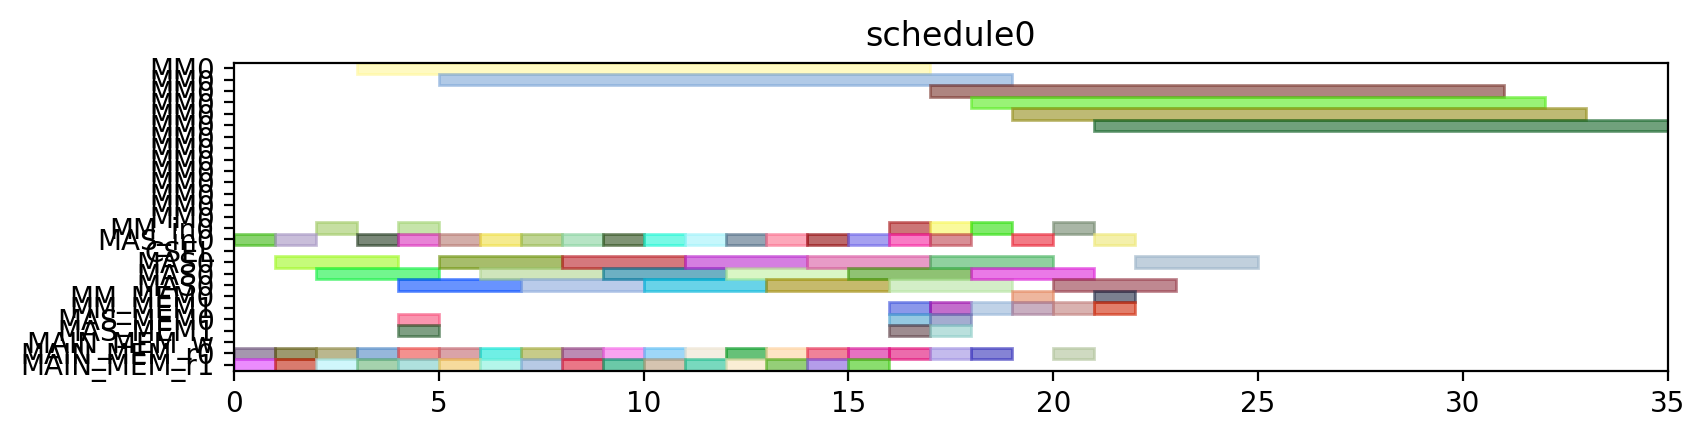

Here is the Python script that generated this plot:
from pyschedule import Scenario, solvers, plotters, alt


def solve():
	horizon = 120
	S = Scenario("schedule0", horizon=horizon)

	# resource
	MM = S.Resources('MM', num=1, size=14)
	MM_in = S.Resources('MM_in', num=1)
	MAS_in = S.Resources('MAS_in', num=1)
	CSEL = S.Resource('CSEL')
	MAS = S.Resources('MAS', num=1, size=3, periods=range(1, horizon))
	MM_MEM = S.Resources('MM_MEM', num=2)
	MAS_MEM = S.Resources('MAS_MEM', num=2)
	MAIN_MEM_w = S.Resource('MAIN_MEM_w', size=1)
	MAIN_MEM_r = S.Resources('MAIN_MEM_r', num=2)

	# result of previous scheduling

	# new tasks
	c_qinv_denom_inv0 = S.Task('c_qinv_denom_inv0', length=14, delay_cost=1)
	c_qinv_denom_inv0 += alt(MM)
	c_qinv_denom_inv0_in = S.Task('c_qinv_denom_inv0_in', length=1, delay_cost=1)
	c_qinv_denom_inv0_in += alt(MM_in)
	S += c_qinv_denom_inv0_in*MM_in[0]<=c_qinv_denom_inv0*MM[0]
	c_qinv_denom_inv0_mem0 = S.Task('c_qinv_denom_inv0_mem0', length=1, delay_cost=1)
	c_qinv_denom_inv0_mem0 += MAIN_MEM_r[0]
	S += c_qinv_denom_inv0_mem0 <= c_qinv_denom_inv0

	c_qinv_denom_inv0_mem1 = S.Task('c_qinv_denom_inv0_mem1', length=1, delay_cost=1)
	c_qinv_denom_inv0_mem1 += MAIN_MEM_r[1]
	S += c_qinv_denom_inv0_mem1 <= c_qinv_denom_inv0

	c_qinv_denom_inv1_ = S.Task('c_qinv_denom_inv1_', length=14, delay_cost=1)
	c_qinv_denom_inv1_ += alt(MM)
	c_qinv_denom_inv1__in = S.Task('c_qinv_denom_inv1__in', length=1, delay_cost=1)
	c_qinv_denom_inv1__in += alt(MM_in)
	S += c_qinv_denom_inv1__in*MM_in[0]<=c_qinv_denom_inv1_*MM[0]
	c_qinv_denom_inv1__mem0 = S.Task('c_qinv_denom_inv1__mem0', length=1, delay_cost=1)
	c_qinv_denom_inv1__mem0 += MAIN_MEM_r[0]
	S += c_qinv_denom_inv1__mem0 <= c_qinv_denom_inv1_

	c_qinv_denom_inv1__mem1 = S.Task('c_qinv_denom_inv1__mem1', length=1, delay_cost=1)
	c_qinv_denom_inv1__mem1 += MAIN_MEM_r[1]
	S += c_qinv_denom_inv1__mem1 <= c_qinv_denom_inv1_

	c_qinv0_t2 = S.Task('c_qinv0_t2', length=3, delay_cost=1)
	c_qinv0_t2 += alt(MAS)
	c_qinv0_t2_in = S.Task('c_qinv0_t2_in', length=1, delay_cost=1)
	c_qinv0_t2_in += alt(MAS_in)
	S += c_qinv0_t2_in*MAS_in[0]<=c_qinv0_t2*MAS[0]

	c_qinv0_t2_mem0 = S.Task('c_qinv0_t2_mem0', length=1, delay_cost=1)
	c_qinv0_t2_mem0 += MAIN_MEM_r[0]
	S += c_qinv0_t2_mem0 <= c_qinv0_t2

	c_qinv0_t2_mem1 = S.Task('c_qinv0_t2_mem1', length=1, delay_cost=1)
	c_qinv0_t2_mem1 += MAIN_MEM_r[1]
	S += c_qinv0_t2_mem1 <= c_qinv0_t2

	c_qinv1__t2 = S.Task('c_qinv1__t2', length=3, delay_cost=1)
	c_qinv1__t2 += alt(MAS)
	c_qinv1__t2_in = S.Task('c_qinv1__t2_in', length=1, delay_cost=1)
	c_qinv1__t2_in += alt(MAS_in)
	S += c_qinv1__t2_in*MAS_in[0]<=c_qinv1__t2*MAS[0]

	c_qinv1__t2_mem0 = S.Task('c_qinv1__t2_mem0', length=1, delay_cost=1)
	c_qinv1__t2_mem0 += MAIN_MEM_r[0]
	S += c_qinv1__t2_mem0 <= c_qinv1__t2

	c_qinv1__t2_mem1 = S.Task('c_qinv1__t2_mem1', length=1, delay_cost=1)
	c_qinv1__t2_mem1 += MAIN_MEM_r[1]
	S += c_qinv1__t2_mem1 <= c_qinv1__t2

	c0_t0_t2 = S.Task('c0_t0_t2', length=3, delay_cost=1)
	c0_t0_t2 += alt(MAS)
	c0_t0_t2_in = S.Task('c0_t0_t2_in', length=1, delay_cost=1)
	c0_t0_t2_in += alt(MAS_in)
	S += c0_t0_t2_in*MAS_in[0]<=c0_t0_t2*MAS[0]

	c0_t0_t2_mem0 = S.Task('c0_t0_t2_mem0', length=1, delay_cost=1)
	c0_t0_t2_mem0 += MAIN_MEM_r[0]
	S += c0_t0_t2_mem0 <= c0_t0_t2

	c0_t0_t2_mem1 = S.Task('c0_t0_t2_mem1', length=1, delay_cost=1)
	c0_t0_t2_mem1 += MAIN_MEM_r[1]
	S += c0_t0_t2_mem1 <= c0_t0_t2

	c0_t1_t2 = S.Task('c0_t1_t2', length=3, delay_cost=1)
	c0_t1_t2 += alt(MAS)
	c0_t1_t2_in = S.Task('c0_t1_t2_in', length=1, delay_cost=1)
	c0_t1_t2_in += alt(MAS_in)
	S += c0_t1_t2_in*MAS_in[0]<=c0_t1_t2*MAS[0]

	c0_t1_t2_mem0 = S.Task('c0_t1_t2_mem0', length=1, delay_cost=1)
	c0_t1_t2_mem0 += MAIN_MEM_r[0]
	S += c0_t1_t2_mem0 <= c0_t1_t2

	c0_t1_t2_mem1 = S.Task('c0_t1_t2_mem1', length=1, delay_cost=1)
	c0_t1_t2_mem1 += MAIN_MEM_r[1]
	S += c0_t1_t2_mem1 <= c0_t1_t2

	c0_t20 = S.Task('c0_t20', length=3, delay_cost=1)
	c0_t20 += alt(MAS)
	c0_t20_in = S.Task('c0_t20_in', length=1, delay_cost=1)
	c0_t20_in += alt(MAS_in)
	S += c0_t20_in*MAS_in[0]<=c0_t20*MAS[0]

	c0_t20_mem0 = S.Task('c0_t20_mem0', length=1, delay_cost=1)
	c0_t20_mem0 += MAIN_MEM_r[0]
	S += c0_t20_mem0 <= c0_t20

	c0_t20_mem1 = S.Task('c0_t20_mem1', length=1, delay_cost=1)
	c0_t20_mem1 += MAIN_MEM_r[1]
	S += c0_t20_mem1 <= c0_t20

	c0_t21 = S.Task('c0_t21', length=3, delay_cost=1)
	c0_t21 += alt(MAS)
	c0_t21_in = S.Task('c0_t21_in', length=1, delay_cost=1)
	c0_t21_in += alt(MAS_in)
	S += c0_t21_in*MAS_in[0]<=c0_t21*MAS[0]

	c0_t21_mem0 = S.Task('c0_t21_mem0', length=1, delay_cost=1)
	c0_t21_mem0 += MAIN_MEM_r[0]
	S += c0_t21_mem0 <= c0_t21

	c0_t21_mem1 = S.Task('c0_t21_mem1', length=1, delay_cost=1)
	c0_t21_mem1 += MAIN_MEM_r[1]
	S += c0_t21_mem1 <= c0_t21

	c1_t0_t2 = S.Task('c1_t0_t2', length=3, delay_cost=1)
	c1_t0_t2 += alt(MAS)
	c1_t0_t2_in = S.Task('c1_t0_t2_in', length=1, delay_cost=1)
	c1_t0_t2_in += alt(MAS_in)
	S += c1_t0_t2_in*MAS_in[0]<=c1_t0_t2*MAS[0]

	c1_t0_t2_mem0 = S.Task('c1_t0_t2_mem0', length=1, delay_cost=1)
	c1_t0_t2_mem0 += MAIN_MEM_r[0]
	S += c1_t0_t2_mem0 <= c1_t0_t2

	c1_t0_t2_mem1 = S.Task('c1_t0_t2_mem1', length=1, delay_cost=1)
	c1_t0_t2_mem1 += MAIN_MEM_r[1]
	S += c1_t0_t2_mem1 <= c1_t0_t2

	c1_t1_t2 = S.Task('c1_t1_t2', length=3, delay_cost=1)
	c1_t1_t2 += alt(MAS)
	c1_t1_t2_in = S.Task('c1_t1_t2_in', length=1, delay_cost=1)
	c1_t1_t2_in += alt(MAS_in)
	S += c1_t1_t2_in*MAS_in[0]<=c1_t1_t2*MAS[0]

	c1_t1_t2_mem0 = S.Task('c1_t1_t2_mem0', length=1, delay_cost=1)
	c1_t1_t2_mem0 += MAIN_MEM_r[0]
	S += c1_t1_t2_mem0 <= c1_t1_t2

	c1_t1_t2_mem1 = S.Task('c1_t1_t2_mem1', length=1, delay_cost=1)
	c1_t1_t2_mem1 += MAIN_MEM_r[1]
	S += c1_t1_t2_mem1 <= c1_t1_t2

	c1_t20 = S.Task('c1_t20', length=3, delay_cost=1)
	c1_t20 += alt(MAS)
	c1_t20_in = S.Task('c1_t20_in', length=1, delay_cost=1)
	c1_t20_in += alt(MAS_in)
	S += c1_t20_in*MAS_in[0]<=c1_t20*MAS[0]

	c1_t20_mem0 = S.Task('c1_t20_mem0', length=1, delay_cost=1)
	c1_t20_mem0 += MAIN_MEM_r[0]
	S += c1_t20_mem0 <= c1_t20

	c1_t20_mem1 = S.Task('c1_t20_mem1', length=1, delay_cost=1)
	c1_t20_mem1 += MAIN_MEM_r[1]
	S += c1_t20_mem1 <= c1_t20

	c1_t21 = S.Task('c1_t21', length=3, delay_cost=1)
	c1_t21 += alt(MAS)
	c1_t21_in = S.Task('c1_t21_in', length=1, delay_cost=1)
	c1_t21_in += alt(MAS_in)
	S += c1_t21_in*MAS_in[0]<=c1_t21*MAS[0]

	c1_t21_mem0 = S.Task('c1_t21_mem0', length=1, delay_cost=1)
	c1_t21_mem0 += MAIN_MEM_r[0]
	S += c1_t21_mem0 <= c1_t21

	c1_t21_mem1 = S.Task('c1_t21_mem1', length=1, delay_cost=1)
	c1_t21_mem1 += MAIN_MEM_r[1]
	S += c1_t21_mem1 <= c1_t21

	c2_t0_t2 = S.Task('c2_t0_t2', length=3, delay_cost=1)
	c2_t0_t2 += alt(MAS)
	c2_t0_t2_in = S.Task('c2_t0_t2_in', length=1, delay_cost=1)
	c2_t0_t2_in += alt(MAS_in)
	S += c2_t0_t2_in*MAS_in[0]<=c2_t0_t2*MAS[0]

	c2_t0_t2_mem0 = S.Task('c2_t0_t2_mem0', length=1, delay_cost=1)
	c2_t0_t2_mem0 += MAIN_MEM_r[0]
	S += c2_t0_t2_mem0 <= c2_t0_t2

	c2_t0_t2_mem1 = S.Task('c2_t0_t2_mem1', length=1, delay_cost=1)
	c2_t0_t2_mem1 += MAIN_MEM_r[1]
	S += c2_t0_t2_mem1 <= c2_t0_t2

	c2_t1_t2 = S.Task('c2_t1_t2', length=3, delay_cost=1)
	c2_t1_t2 += alt(MAS)
	c2_t1_t2_in = S.Task('c2_t1_t2_in', length=1, delay_cost=1)
	c2_t1_t2_in += alt(MAS_in)
	S += c2_t1_t2_in*MAS_in[0]<=c2_t1_t2*MAS[0]

	c2_t1_t2_mem0 = S.Task('c2_t1_t2_mem0', length=1, delay_cost=1)
	c2_t1_t2_mem0 += MAIN_MEM_r[0]
	S += c2_t1_t2_mem0 <= c2_t1_t2

	c2_t1_t2_mem1 = S.Task('c2_t1_t2_mem1', length=1, delay_cost=1)
	c2_t1_t2_mem1 += MAIN_MEM_r[1]
	S += c2_t1_t2_mem1 <= c2_t1_t2

	c2_t20 = S.Task('c2_t20', length=3, delay_cost=1)
	c2_t20 += alt(MAS)
	c2_t20_in = S.Task('c2_t20_in', length=1, delay_cost=1)
	c2_t20_in += alt(MAS_in)
	S += c2_t20_in*MAS_in[0]<=c2_t20*MAS[0]

	c2_t20_mem0 = S.Task('c2_t20_mem0', length=1, delay_cost=1)
	c2_t20_mem0 += MAIN_MEM_r[0]
	S += c2_t20_mem0 <= c2_t20

	c2_t20_mem1 = S.Task('c2_t20_mem1', length=1, delay_cost=1)
	c2_t20_mem1 += MAIN_MEM_r[1]
	S += c2_t20_mem1 <= c2_t20

	c2_t21 = S.Task('c2_t21', length=3, delay_cost=1)
	c2_t21 += alt(MAS)
	c2_t21_in = S.Task('c2_t21_in', length=1, delay_cost=1)
	c2_t21_in += alt(MAS_in)
	S += c2_t21_in*MAS_in[0]<=c2_t21*MAS[0]

	c2_t21_mem0 = S.Task('c2_t21_mem0', length=1, delay_cost=1)
	c2_t21_mem0 += MAIN_MEM_r[0]
	S += c2_t21_mem0 <= c2_t21

	c2_t21_mem1 = S.Task('c2_t21_mem1', length=1, delay_cost=1)
	c2_t21_mem1 += MAIN_MEM_r[1]
	S += c2_t21_mem1 <= c2_t21

	c_qinv0_t0 = S.Task('c_qinv0_t0', length=14, delay_cost=1)
	c_qinv0_t0 += alt(MM)
	c_qinv0_t0_in = S.Task('c_qinv0_t0_in', length=1, delay_cost=1)
	c_qinv0_t0_in += alt(MM_in)
	S += c_qinv0_t0_in*MM_in[0]<=c_qinv0_t0*MM[0]
	c_qinv0_t0_mem0 = S.Task('c_qinv0_t0_mem0', length=1, delay_cost=1)
	c_qinv0_t0_mem0 += MAIN_MEM_r[0]
	S += c_qinv0_t0_mem0 <= c_qinv0_t0

	c_qinv0_t0_mem1 = S.Task('c_qinv0_t0_mem1', length=1, delay_cost=1)
	c_qinv0_t0_mem1 += alt(MM_MEM)
	S += (c_qinv_denom_inv0*MM[0])-1 < c_qinv0_t0_mem1*MM_MEM[1]
	S += c_qinv0_t0_mem1 <= c_qinv0_t0

	c_qinv0_t1 = S.Task('c_qinv0_t1', length=14, delay_cost=1)
	c_qinv0_t1 += alt(MM)
	c_qinv0_t1_in = S.Task('c_qinv0_t1_in', length=1, delay_cost=1)
	c_qinv0_t1_in += alt(MM_in)
	S += c_qinv0_t1_in*MM_in[0]<=c_qinv0_t1*MM[0]
	c_qinv0_t1_mem0 = S.Task('c_qinv0_t1_mem0', length=1, delay_cost=1)
	c_qinv0_t1_mem0 += MAIN_MEM_r[0]
	S += c_qinv0_t1_mem0 <= c_qinv0_t1

	c_qinv0_t1_mem1 = S.Task('c_qinv0_t1_mem1', length=1, delay_cost=1)
	c_qinv0_t1_mem1 += alt(MM_MEM)
	S += (c_qinv_denom_inv1_*MM[0])-1 < c_qinv0_t1_mem1*MM_MEM[1]
	S += c_qinv0_t1_mem1 <= c_qinv0_t1

	c_qinv0_t3 = S.Task('c_qinv0_t3', length=3, delay_cost=1)
	c_qinv0_t3 += alt(MAS)
	c_qinv0_t3_in = S.Task('c_qinv0_t3_in', length=1, delay_cost=1)
	c_qinv0_t3_in += alt(MAS_in)
	S += c_qinv0_t3_in*MAS_in[0]<=c_qinv0_t3*MAS[0]

	c_qinv0_t3_mem0 = S.Task('c_qinv0_t3_mem0', length=1, delay_cost=1)
	c_qinv0_t3_mem0 += alt(MM_MEM)
	S += (c_qinv_denom_inv0*MM[0])-1 < c_qinv0_t3_mem0*MM_MEM[0]
	S += c_qinv0_t3_mem0 <= c_qinv0_t3

	c_qinv0_t3_mem1 = S.Task('c_qinv0_t3_mem1', length=1, delay_cost=1)
	c_qinv0_t3_mem1 += alt(MM_MEM)
	S += (c_qinv_denom_inv1_*MM[0])-1 < c_qinv0_t3_mem1*MM_MEM[1]
	S += c_qinv0_t3_mem1 <= c_qinv0_t3

	c_qinv1__t0 = S.Task('c_qinv1__t0', length=14, delay_cost=1)
	c_qinv1__t0 += alt(MM)
	c_qinv1__t0_in = S.Task('c_qinv1__t0_in', length=1, delay_cost=1)
	c_qinv1__t0_in += alt(MM_in)
	S += c_qinv1__t0_in*MM_in[0]<=c_qinv1__t0*MM[0]
	c_qinv1__t0_mem0 = S.Task('c_qinv1__t0_mem0', length=1, delay_cost=1)
	c_qinv1__t0_mem0 += MAIN_MEM_r[0]
	S += c_qinv1__t0_mem0 <= c_qinv1__t0

	c_qinv1__t0_mem1 = S.Task('c_qinv1__t0_mem1', length=1, delay_cost=1)
	c_qinv1__t0_mem1 += alt(MM_MEM)
	S += (c_qinv_denom_inv0*MM[0])-1 < c_qinv1__t0_mem1*MM_MEM[1]
	S += c_qinv1__t0_mem1 <= c_qinv1__t0

	c_qinv1__t1 = S.Task('c_qinv1__t1', length=14, delay_cost=1)
	c_qinv1__t1 += alt(MM)
	c_qinv1__t1_in = S.Task('c_qinv1__t1_in', length=1, delay_cost=1)
	c_qinv1__t1_in += alt(MM_in)
	S += c_qinv1__t1_in*MM_in[0]<=c_qinv1__t1*MM[0]
	c_qinv1__t1_mem0 = S.Task('c_qinv1__t1_mem0', length=1, delay_cost=1)
	c_qinv1__t1_mem0 += MAIN_MEM_r[0]
	S += c_qinv1__t1_mem0 <= c_qinv1__t1

	c_qinv1__t1_mem1 = S.Task('c_qinv1__t1_mem1', length=1, delay_cost=1)
	c_qinv1__t1_mem1 += alt(MM_MEM)
	S += (c_qinv_denom_inv1_*MM[0])-1 < c_qinv1__t1_mem1*MM_MEM[1]
	S += c_qinv1__t1_mem1 <= c_qinv1__t1

	c_qinv1__t3 = S.Task('c_qinv1__t3', length=3, delay_cost=1)
	c_qinv1__t3 += alt(MAS)
	c_qinv1__t3_in = S.Task('c_qinv1__t3_in', length=1, delay_cost=1)
	c_qinv1__t3_in += alt(MAS_in)
	S += c_qinv1__t3_in*MAS_in[0]<=c_qinv1__t3*MAS[0]

	c_qinv1__t3_mem0 = S.Task('c_qinv1__t3_mem0', length=1, delay_cost=1)
	c_qinv1__t3_mem0 += alt(MM_MEM)
	S += (c_qinv_denom_inv0*MM[0])-1 < c_qinv1__t3_mem0*MM_MEM[0]
	S += c_qinv1__t3_mem0 <= c_qinv1__t3

	c_qinv1__t3_mem1 = S.Task('c_qinv1__t3_mem1', length=1, delay_cost=1)
	c_qinv1__t3_mem1 += alt(MM_MEM)
	S += (c_qinv_denom_inv1_*MM[0])-1 < c_qinv1__t3_mem1*MM_MEM[1]
	S += c_qinv1__t3_mem1 <= c_qinv1__t3

	c0_t4_t2 = S.Task('c0_t4_t2', length=3, delay_cost=1)
	c0_t4_t2 += alt(MAS)
	c0_t4_t2_in = S.Task('c0_t4_t2_in', length=1, delay_cost=1)
	c0_t4_t2_in += alt(MAS_in)
	S += c0_t4_t2_in*MAS_in[0]<=c0_t4_t2*MAS[0]

	c0_t4_t2_mem0 = S.Task('c0_t4_t2_mem0', length=1, delay_cost=1)
	c0_t4_t2_mem0 += alt(MAS_MEM)
	S += (c0_t20*MAS[0])-1 < c0_t4_t2_mem0*MAS_MEM[0]
	S += c0_t4_t2_mem0 <= c0_t4_t2

	c0_t4_t2_mem1 = S.Task('c0_t4_t2_mem1', length=1, delay_cost=1)
	c0_t4_t2_mem1 += alt(MAS_MEM)
	S += (c0_t21*MAS[0])-1 < c0_t4_t2_mem1*MAS_MEM[1]
	S += c0_t4_t2_mem1 <= c0_t4_t2

	c1_t4_t2 = S.Task('c1_t4_t2', length=3, delay_cost=1)
	c1_t4_t2 += alt(MAS)
	c1_t4_t2_in = S.Task('c1_t4_t2_in', length=1, delay_cost=1)
	c1_t4_t2_in += alt(MAS_in)
	S += c1_t4_t2_in*MAS_in[0]<=c1_t4_t2*MAS[0]

	c1_t4_t2_mem0 = S.Task('c1_t4_t2_mem0', length=1, delay_cost=1)
	c1_t4_t2_mem0 += alt(MAS_MEM)
	S += (c1_t20*MAS[0])-1 < c1_t4_t2_mem0*MAS_MEM[0]
	S += c1_t4_t2_mem0 <= c1_t4_t2

	c1_t4_t2_mem1 = S.Task('c1_t4_t2_mem1', length=1, delay_cost=1)
	c1_t4_t2_mem1 += alt(MAS_MEM)
	S += (c1_t21*MAS[0])-1 < c1_t4_t2_mem1*MAS_MEM[1]
	S += c1_t4_t2_mem1 <= c1_t4_t2

	c2_t4_t2 = S.Task('c2_t4_t2', length=3, delay_cost=1)
	c2_t4_t2 += alt(MAS)
	c2_t4_t2_in = S.Task('c2_t4_t2_in', length=1, delay_cost=1)
	c2_t4_t2_in += alt(MAS_in)
	S += c2_t4_t2_in*MAS_in[0]<=c2_t4_t2*MAS[0]

	c2_t4_t2_mem0 = S.Task('c2_t4_t2_mem0', length=1, delay_cost=1)
	c2_t4_t2_mem0 += alt(MAS_MEM)
	S += (c2_t20*MAS[0])-1 < c2_t4_t2_mem0*MAS_MEM[0]
	S += c2_t4_t2_mem0 <= c2_t4_t2

	c2_t4_t2_mem1 = S.Task('c2_t4_t2_mem1', length=1, delay_cost=1)
	c2_t4_t2_mem1 += alt(MAS_MEM)
	S += (c2_t21*MAS[0])-1 < c2_t4_t2_mem1*MAS_MEM[1]
	S += c2_t4_t2_mem1 <= c2_t4_t2

	solvers.mip.solve(S,msg=1,kind='CPLEX',ratio_gap=1.01)

	solution = [['hoge']*len(S.solution()[1]) for i in range(len(S.solution()))]
	for i in range(len(S.solution())):
		for j in range(len(S.solution()[i])):
			solution[i][j]=str(S.solution()[i][j])
	print(solution)

	cycles = int(solution[-1][3])

	pic_file_name = "/mnt/rose/usr1/fukuda/ABE/multiRAM_multiMAS_16mux/scheduling_result/stage14MM1_stage3MAS1/FP12_INV_AFTER_FPINV/schedule0.png"
	if(S.solution() != []):
		plotters.matplotlib.plot(S,img_filename=pic_file_name, show_task_labels=False, fig_size=(cycles*0.25+3, 2))

	return solution
